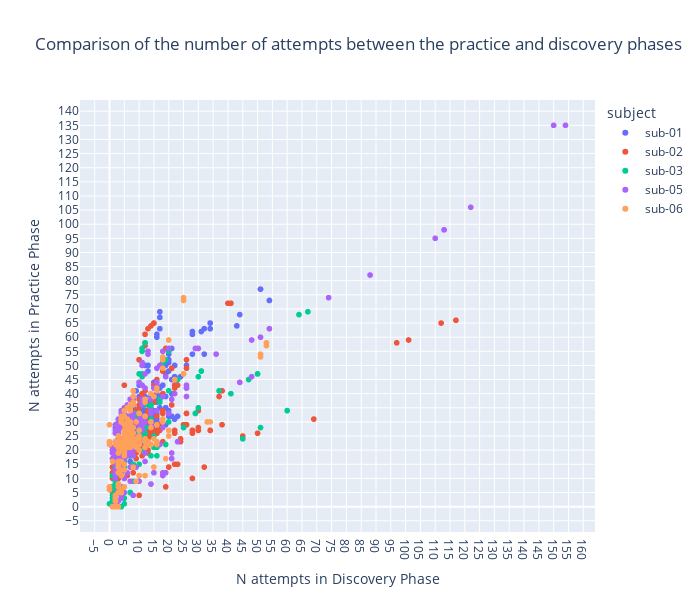

Notebook code for this chart:
### Code cell
df_human = df[df['subject'].str.startswith('sub-')].copy()
df_human['phase'] = df_human['learning_phase'].apply(lambda x: x.split(' ')[1])
df_human['count_phase'] = df_human.groupby(['phase', 'scene_full_name', 'subject'])['count'].transform('sum')

df_pivot = df_human.pivot_table(
    index=['subject', 'scene_full_name'],
    columns='phase',
    values='count_phase'
).reset_index()

fig = px.scatter(
    df_pivot,
    x='discovery',
    y='practice',
    hover_name='scene_full_name',
    color='subject',
    labels={
        "discovery": "N attempts in Discovery Phase",
        "practice": "N attempts in Practice Phase"
    },
    title="Comparison of the number of attempts between the practice and discovery phases"
)


# Mise à jour axes
fig.update_xaxes( dtick=5)  # tu peux ajuster dtick
fig.update_yaxes( dtick=5)

# Taille carrée de la figure (optionnel)
fig.update_layout(width=700, height=612)
fig.show()

### Figure 1 — Plotly figure (JSON) as saved in the notebook; plotly's stock layout.template omitted (floating-point values rounded to 4 significant figures; data arrays with more than 128 entries replaced by an {"elided": "..."} marker saying what was removed)
{"data": [{"hovertemplate": "<b>%{hovertext}</b><br><br>subject=sub-01<br>N attempts in Discovery Phase=%{x}<br>N attempts in Practice Phase=%{y}<extra></extra>", "hovertext": {"elided": "290 str values"}, "legendgroup": "sub-01", "marker": {"color": "#636efa", "symbol": "circle"}, "mode": "markers", "name": "sub-01", "showlegend": true, "type": "scattergl", "x": {"elided": "290 float values"}, "xaxis": "x", "y": {"elided": "290 float values"}, "yaxis": "y"}, {"hovertemplate": "<b>%{hovertext}</b><br><br>subject=sub-02<br>N attempts in Discovery Phase=%{x}<br>N attempts in Practice Phase=%{y}<extra></extra>", "hovertext": {"elided": "290 str values"}, "legendgroup": "sub-02", "marker": {"color": "#EF553B", "symbol": "circle"}, "mode": "markers", "name": "sub-02", "showlegend": true, "type": "scattergl", "x": {"elided": "290 float values"}, "xaxis": "x", "y": {"elided": "290 float values"}, "yaxis": "y"}, {"hovertemplate": "<b>%{hovertext}</b><br><br>subject=sub-03<br>N attempts in Discovery Phase=%{x}<br>N attempts in Practice Phase=%{y}<extra></extra>", "hovertext": {"elided": "290 str values"}, "legendgroup": "sub-03", "marker": {"color": "#00cc96", "symbol": "circle"}, "mode": "markers", "name": "sub-03", "showlegend": true, "type": "scattergl", "x": {"elided": "290 float values"}, "xaxis": "x", "y": {"elided": "290 float values"}, "yaxis": "y"}, {"hovertemplate": "<b>%{hovertext}</b><br><br>subject=sub-05<br>N attempts in Discovery Phase=%{x}<br>N attempts in Practice Phase=%{y}<extra></extra>", "hovertext": {"elided": "290 str values"}, "legendgroup": "sub-05", "marker": {"color": "#ab63fa", "symbol": "circle"}, "mode": "markers", "name": "sub-05", "showlegend": true, "type": "scattergl", "x": {"elided": "290 float values"}, "xaxis": "x", "y": {"elided": "290 float values"}, "yaxis": "y"}, {"hovertemplate": "<b>%{hovertext}</b><br><br>subject=sub-06<br>N attempts in Discovery Phase=%{x}<br>N attempts in Practice Phase=%{y}<extra></extra>", "hovertext": {"elided": "290 str values"}, "legendgroup": "sub-06", "marker": {"color": "#FFA15A", "symbol": "circle"}, "mode": "markers", "name": "sub-06", "showlegend": true, "type": "scattergl", "x": {"elided": "290 float values"}, "xaxis": "x", "y": {"elided": "290 float values"}, "yaxis": "y"}], "layout": {"height": 612, "legend": {"title": {"text": "subject"}, "tracegroupgap": 0}, "title": {"text": "Comparison of the number of attempts between the practice and discovery phases"}, "width": 700, "xaxis": {"anchor": "y", "domain": [0, 1], "dtick": 5, "title": {"text": "N attempts in Discovery Phase"}}, "yaxis": {"anchor": "x", "domain": [0, 1], "dtick": 5, "title": {"text": "N attempts in Practice Phase"}}}}
